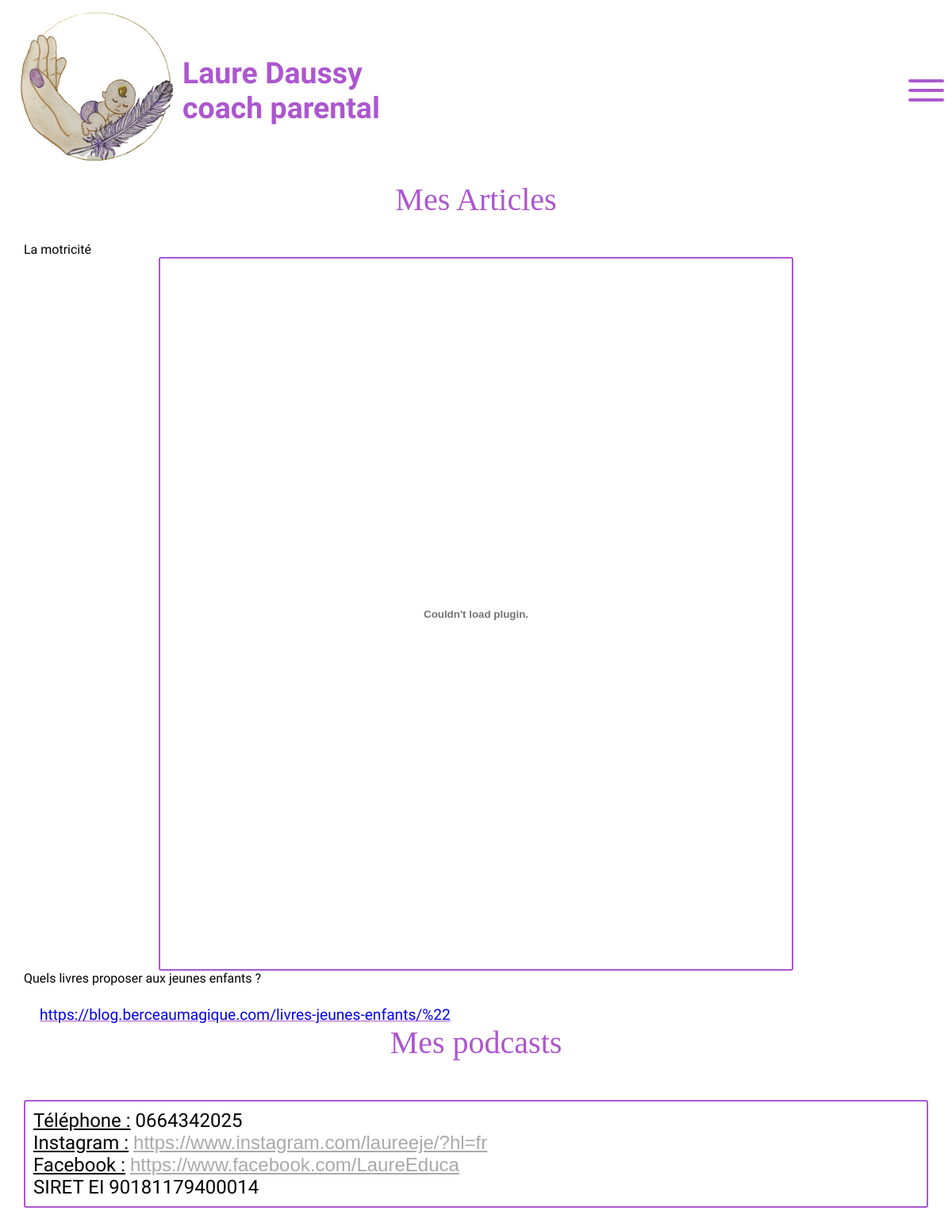
Screenshot of /controleur/listeArticlePodcast.php with the database file from the repository.
### tables this page shows
CREATE TABLE ArticleLien(
   idArticle INT,
   nomArticle VARCHAR(100),
   lienArticle VARCHAR(60),
   PRIMARY KEY(idArticle)
);

CREATE TABLE ArticlePdf(
   idArticle INT,
   nomArticle VARCHAR(100),
   cheminArticle VARCHAR(60),
   PRIMARY KEY(idArticle)
);

### controleur/listeArticlePodcast.php (called while the page is built, shortened)
<?php
include_once "$racine/modele/bd.articlePodcast.inc.php";
$listeArticlesPdf = getArticlesPdf();
$listeArticlesLien = getArticlesLien();
include "$racine/vue/entete.html.php";
include "$racine/vue/vueArticlePodcast.html.php";
include "$racine/vue/pied.html.php";
?>

### modele/bd.articlePodcast.inc.php (called while the page is built, shortened)
<?php
function getArticlesPdf() {
    $resultat = array();
    try {
        $cnx = connexionPDO();
        $req = $cnx->prepare("select * from ArticlePdf");
        $req->execute();
        $ligne = $req->fetch(PDO::FETCH_ASSOC);
        while ($ligne) {
            $resultat[] = $ligne;
            $ligne = $req->fetch(PDO::FETCH_ASSOC);
        }
    } catch (PDOException $e) {
        print "Erreur !: " . $e->getMessage();
        die();
    }
    return $resultat;
}
function getArticlesLien() {
    $resultat = array();
    try {
        $cnx = connexionPDO();
        $req = $cnx->prepare("select * from ArticleLien");
        $req->execute();
        $ligne = $req->fetch(PDO::FETCH_ASSOC);
        while ($ligne) {
            $resultat[] = $ligne;
            $ligne = $req->fetch(PDO::FETCH_ASSOC);
        }
    } catch (PDOException $e) {
        print "Erreur !: " . $e->getMessage();
        die();
    }
    return $resultat;
}
?>

### vue/vueArticlePodcast.html.php (the view, shortened to what this page needs)
<div class="titre1">
    <h1>Mes Articles</h1>
</div>
<?php
for ($i = 0; $i < count($listeArticlesPdf); $i++) {
    $lesArticlesPdf = getArticlesPdf($listeArticlesPdf[$i]['idArticle']);
    $lesArticlesLien = getArticlesLien($listeArticlesLien[$i]['idArticle']);
    ?>
    <div class="article">
        <div class="pdf">
            <?php if (count($lesArticlesPdf) > 0) { ?>
                <?php echo $listeArticlesPdf[$i]['nomArticle']; ?>
                <embed src="articles/<?php echo $lesArticlesPdf[0]["cheminArticle"] ?>" type='application/pdf' />
            <?php } ?>
        </div>
        <?php if (count($lesArticlesLien) > 0) { ?>
            <?php echo $listeArticlesLien[$i]['nomArticle']; ?>
            <div class="lienP">
                <a href="<?php echo $listeArticlesLien[$i]['lienArticle'] ?>" ?>
            </div>
        <div class="lienP">
            <?php echo $listeArticlesLien[$i]['lienArticle']; ?>
        </div>
        <?php } ?>
    </div>
    <?php
}
?>
<div class="titre1">
    <h1>Mes podcasts</h1>
</div>

### css/style.css (style rules this page uses)
* { margin: 0; padding: 0; list-style-type: none; text-decoration: none; font-family: 'Fira Sans', sans-serif; box-sizing:border-box; outline:none; }
:root { --font-family: 'Fira Sans', sans-serif; --font-size:1rem; }
.titre1 h1 { display:flex; font-size:2.5rem; font-weight: 400; color: #ac57ce ; align-items: center; text-align: center; justify-content: center; margin-bottom:30px; font-family: 'Dancing Script', cursive; }
.lienP { margin-top: 25px; font-size: 1.2rem; text-decoration: underline; color:#ac57ce; margin-left:20px; }
.pdf embed { display: flex; width: 800px; height: 900px; align-items: center; text-align: center; margin: 0 auto; border: 2px solid #ac57ce; border-radius: 3px; }

### rows the page displays
articlelien: articlepdf.nomArticle "La motricité", nomArticle "Quels livres proposer aux jeunes enfants ?", lienArticle "https://blog.berceaumagique.com/livres-jeunes-enfants/%22"
